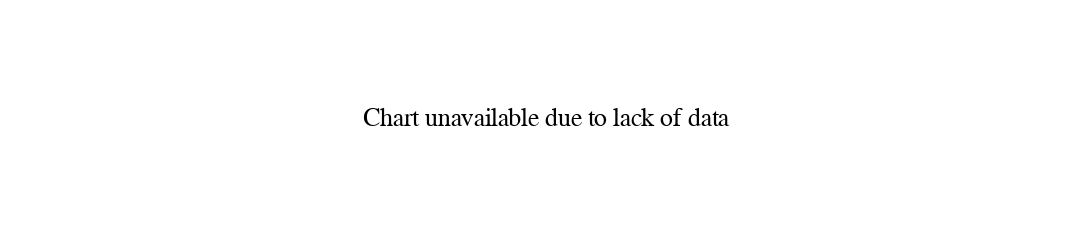

Notebook cell for this chart:
### Code cell
section2.base_facet_chart(
    timeliness.loc[timeliness.direction_id == 0].drop_duplicates(),
    "value",
    "variable",
    "time_period",
    "Breakdown of Trips by Categories for Direction 0",
    "Trips broken down by VP Only (found only in real-time data), Schedule Only (found only in schedule data), or both.",
).interactive()

### Figure 1 — Vega-Lite specification as saved in the notebook (floating-point values rounded to 4 significant figures)
{"config": {"view": {"continuousWidth": 300, "continuousHeight": 300}}, "data": {"name": "data-9256a37370519afc98cd92b41bad7d6f"}, "mark": {"type": "text", "align": "center", "baseline": "middle", "fontSize": 12, "text": "Chart unavailable due to lack of data"}, "height": 100, "params": [{"name": "param_3", "select": {"type": "interval", "encodings": ["x", "y"]}, "bind": "scales"}], "width": 500, "$schema": "https://vega.github.io/schema/vega-lite/v5.14.1.json", "datasets": {"data-9256a37370519afc98cd92b41bad7d6f": [{"text": "Chart unavailable, not enough data."}]}}
